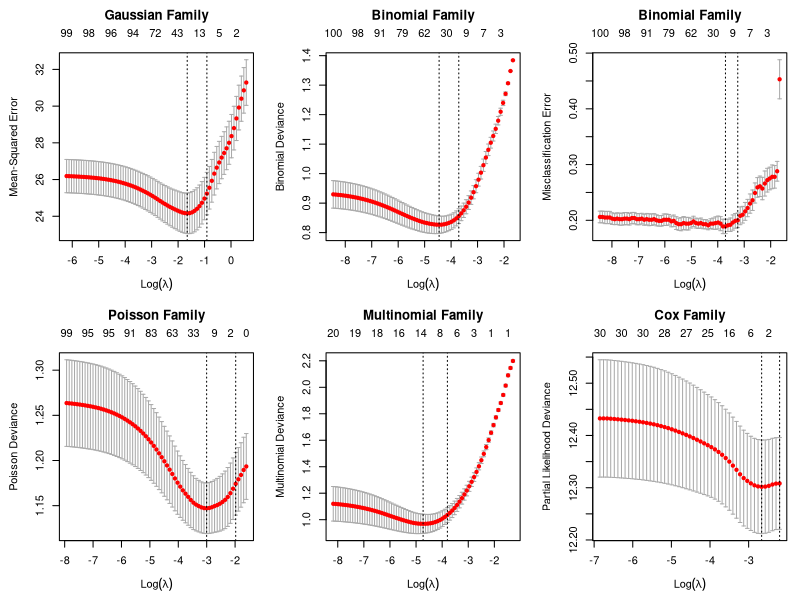

Reproduce this figure in R.
## ---- chunk 1
library(glmnet)
     set.seed(1010)
     n = 1000
     p = 100
     nzc = trunc(p/10)
     x = matrix(rnorm(n * p), n, p)
     beta = rnorm(nzc)
     fx = x[, seq(nzc)] %*% beta
     eps = rnorm(n) * 5
     y = drop(fx + eps)
     px = exp(fx)
     px = px/(1 + px)
     ly = rbinom(n = length(px), prob = px, size = 1)
     set.seed(1011)
     cvob1a = cv.glmnet(x, y)
          par(mfrow = c(2, 3), mar = c(4.5, 4.5, 4, 1))

     plot(cvob1a)
     title("Gaussian Family", line = 2.5)
     set.seed(1011)

     cvob2 = cv.glmnet(x, ly, family = "binomial")
     plot(cvob2)
     title("Binomial Family", line = 2.5)
     ## frame()
     set.seed(1011)
     cvob3 = cv.glmnet(x, ly, family = "binomial", type.measure = "class")
     plot(cvob3)
     title("Binomial Family", line = 2.5)
     ## Not run:
     ## cvob1r = cv.glmnet(x, y, relax = TRUE)
     ## plot(cvob1r)
     ## predict(cvob1r, newx = x[, 1:5])
     set.seed(1011)
     ## cvob3a = cv.glmnet(x, ly, family = "binomial", type.measure = "auc")
     ## plot(cvob3a)
     ## title("Binomial Family", line = 2.5)


     set.seed(1011)
     mu = exp(fx/10)
     y = rpois(n, mu)
     cvob4 = cv.glmnet(x, y, family = "poisson")
     plot(cvob4)
     title("Poisson Family", line = 2.5)
     
     # Multinomial
     n = 500
     p = 30
     nzc = trunc(p/10)
     x = matrix(rnorm(n * p), n, p)
     beta3 = matrix(rnorm(30), 10, 3)
     beta3 = rbind(beta3, matrix(0, p - 10, 3))
     f3 = x %*% beta3
     p3 = exp(f3)
     p3 = p3/apply(p3, 1, sum)
     g3 = glmnet:::rmult(p3)
     set.seed(10101)
     cvfit = cv.glmnet(x, g3, family = "multinomial")
     plot(cvfit)
     title("Multinomial Family", line = 2.5)
     # Cox
     beta = rnorm(nzc)
     fx = x[, seq(nzc)] %*% beta/3
     hx = exp(fx)
     ty = rexp(n, hx)
     tcens = rbinom(n = n, prob = 0.3, size = 1)  # censoring indicator
     y = cbind(time = ty, status = 1 - tcens)  # y=Surv(ty,1-tcens) with library(survival)
     foldid = sample(rep(seq(10), length = n))
     fit1_cv = cv.glmnet(x, y, family = "cox", foldid = foldid)
     plot(fit1_cv)
     title("Cox Family", line = 2.5)
      
